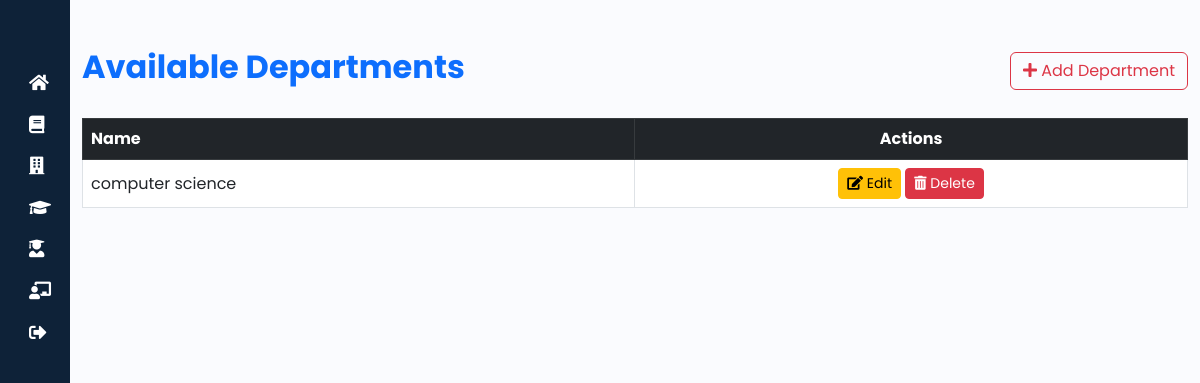
Before: /department-list/ (signed in) with the older database file.
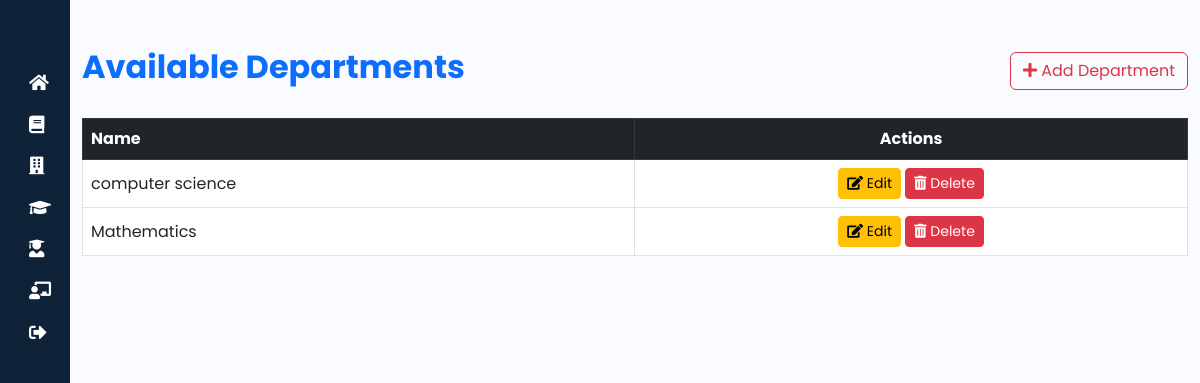
After: the same page with the newer database file.
### rapid/models.py (models this page shows, shortened)
class Department(models.Model):
    department_id=models.AutoField(primary_key=True)
    department_name=models.CharField(max_length=100)

### rapid/views.py (the view)
# urls.py: path('department-list/', views.department_list, name='department_list'),
@login_required
@admin_required
def department_list(request):
    departments = Department.objects.all()  # Fetch all departments from the database
    return render(request, 'rapid/department_list.html', {'departments': departments})

### rapid/templates/rapid/department_list.html (shortened to what this page needs)
{% extends "base.html" %}
{% block content %}
<div class="container mt-5">
    <div class="d-flex justify-content-between align-items-center mb-4">
        <h2 class="fw-bold text-primary">Available Departments</h2>
        <a href="/create-department/" class="btn btn-outline-danger">
            <i class="fas fa-plus"></i> Add Department
        </a>
    </div>
    <div class="table-responsive">
        <table class="table table-hover table-bordered align-middle">
            <thead class="table-dark">
                <tr>
                    <th>Name</th>
                    <th class="text-center">Actions</th>
                </tr>
            </thead>
            <tbody>
                {% for department in departments %}
                <tr>
                    <td>{{ department.department_name }}</td>
                    <td class="text-center">
                        <a href="{% url 'edit_department' department.pk %}" class="btn btn-warning btn-sm">
                            <i class="fas fa-edit"></i> Edit
                        </a>
                        <a href="{% url 'delete_department' department.department_id %}"
                           onclick="return confirm('Are you sure you want to delete this department?');"
                           class="btn btn-danger btn-sm">
                            <i class="fas fa-trash-alt"></i> Delete
                        </a>
                    </td>
                </tr>
                {% empty %}
                <tr>
                    <td colspan="2" class="text-center text-muted">No departments available.</td>
                </tr>
                {% endfor %}
            </tbody>
        </table>
    </div>
</div>
{% endblock %}

Changed rows visible on the page:
added Department: department_name "Mathematics"
